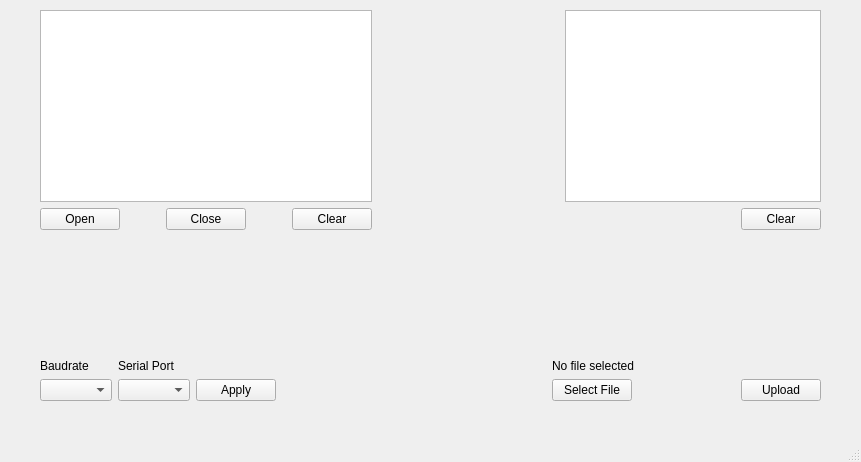
<?xml version="1.0" encoding="UTF-8"?>
<ui version="4.0">
 <class>MainWindow</class>
 <widget class="QMainWindow" name="MainWindow">
  <property name="geometry">
   <rect>
    <x>0</x>
    <y>0</y>
    <width>861</width>
    <height>462</height>
   </rect>
  </property>
  <property name="windowTitle">
   <string>MainWindow</string>
  </property>
  <widget class="QWidget" name="centralwidget">
   <widget class="QWidget" name="verticalLayoutWidget_3">
    <property name="geometry">
     <rect>
      <x>40</x>
      <y>10</y>
      <width>781</width>
      <height>391</height>
     </rect>
    </property>
    <layout class="QVBoxLayout" name="verticalLayout_8">
     <item>
      <layout class="QGridLayout" name="gridLayout_9">
       <item row="0" column="0">
        <layout class="QVBoxLayout" name="verticalLayout_6">
         <item>
          <widget class="QTextBrowser" name="textBrowser"/>
         </item>
         <item>
          <layout class="QHBoxLayout" name="horizontalLayout_10">
           <item>
            <widget class="QPushButton" name="openButton">
             <property name="text">
              <string>Open</string>
             </property>
            </widget>
           </item>
           <item>
            <spacer name="horizontalSpacer">
             <property name="orientation">
              <enum>Qt::Orientation::Horizontal</enum>
             </property>
             <property name="sizeHint" stdset="0">
              <size>
               <width>40</width>
               <height>20</height>
              </size>
             </property>
            </spacer>
           </item>
           <item>
            <widget class="QPushButton" name="closeButton">
             <property name="text">
              <string>Close</string>
             </property>
            </widget>
           </item>
           <item>
            <spacer name="horizontalSpacer_2">
             <property name="orientation">
              <enum>Qt::Orientation::Horizontal</enum>
             </property>
             <property name="sizeHint" stdset="0">
              <size>
               <width>40</width>
               <height>20</height>
              </size>
             </property>
            </spacer>
           </item>
           <item>
            <widget class="QPushButton" name="clearLogButton">
             <property name="text">
              <string>Clear</string>
             </property>
            </widget>
           </item>
          </layout>
         </item>
        </layout>
       </item>
       <item row="0" column="2">
        <layout class="QVBoxLayout" name="verticalLayout_7">
         <item>
          <widget class="QTextBrowser" name="statusTextBrowser"/>
         </item>
         <item>
          <layout class="QHBoxLayout" name="horizontalLayout_11">
           <item>
            <spacer name="horizontalSpacer_3">
             <property name="orientation">
              <enum>Qt::Orientation::Horizontal</enum>
             </property>
             <property name="sizeHint" stdset="0">
              <size>
               <width>40</width>
               <height>20</height>
              </size>
             </property>
            </spacer>
           </item>
           <item>
            <widget class="QPushButton" name="clearStatusButton">
             <property name="text">
              <string>Clear</string>
             </property>
            </widget>
           </item>
          </layout>
         </item>
        </layout>
       </item>
       <item row="0" column="1">
        <spacer name="horizontalSpacer_4">
         <property name="orientation">
          <enum>Qt::Orientation::Horizontal</enum>
         </property>
         <property name="sizeHint" stdset="0">
          <size>
           <width>40</width>
           <height>20</height>
          </size>
         </property>
        </spacer>
       </item>
      </layout>
     </item>
     <item>
      <spacer name="verticalSpacer">
       <property name="orientation">
        <enum>Qt::Orientation::Vertical</enum>
       </property>
       <property name="sizeHint" stdset="0">
        <size>
         <width>20</width>
         <height>40</height>
        </size>
       </property>
      </spacer>
     </item>
     <item>
      <layout class="QHBoxLayout" name="horizontalLayout_12">
       <item>
        <layout class="QGridLayout" name="gridLayout_3">
         <item row="0" column="0">
          <widget class="QLabel" name="baudrateLabel">
           <property name="text">
            <string>Baudrate</string>
           </property>
          </widget>
         </item>
         <item row="1" column="0">
          <widget class="QComboBox" name="baudRateComboBox"/>
         </item>
         <item row="1" column="1">
          <widget class="QComboBox" name="serialPortComboBox"/>
         </item>
         <item row="0" column="1">
          <widget class="QLabel" name="portLabel">
           <property name="text">
            <string>Serial Port</string>
           </property>
          </widget>
         </item>
         <item row="1" column="2">
          <widget class="QPushButton" name="applyButton">
           <property name="text">
            <string>Apply</string>
           </property>
          </widget>
         </item>
        </layout>
       </item>
       <item>
        <spacer name="horizontalSpacer_5">
         <property name="orientation">
          <enum>Qt::Orientation::Horizontal</enum>
         </property>
         <property name="sizeHint" stdset="0">
          <size>
           <width>40</width>
           <height>20</height>
          </size>
         </property>
        </spacer>
       </item>
       <item>
        <layout class="QVBoxLayout" name="verticalLayout">
         <item>
          <widget class="QLabel" name="selectedFileLabel">
           <property name="text">
            <string>No file selected</string>
           </property>
          </widget>
         </item>
         <item>
          <layout class="QHBoxLayout" name="horizontalLayout">
           <item>
            <widget class="QPushButton" name="selectFileButton">
             <property name="text">
              <string>Select File</string>
             </property>
            </widget>
           </item>
           <item>
            <spacer name="horizontalSpacer_6">
             <property name="orientation">
              <enum>Qt::Orientation::Horizontal</enum>
             </property>
             <property name="sizeHint" stdset="0">
              <size>
               <width>40</width>
               <height>20</height>
              </size>
             </property>
            </spacer>
           </item>
           <item>
            <widget class="QPushButton" name="uploadFileButton">
             <property name="text">
              <string>Upload</string>
             </property>
            </widget>
           </item>
          </layout>
         </item>
        </layout>
       </item>
      </layout>
     </item>
    </layout>
   </widget>
  </widget>
  <widget class="QMenuBar" name="menubar">
   <property name="geometry">
    <rect>
     <x>0</x>
     <y>0</y>
     <width>861</width>
     <height>25</height>
    </rect>
   </property>
  </widget>
  <widget class="QStatusBar" name="statusbar"/>
 </widget>
 <resources/>
 <connections/>
</ui>
